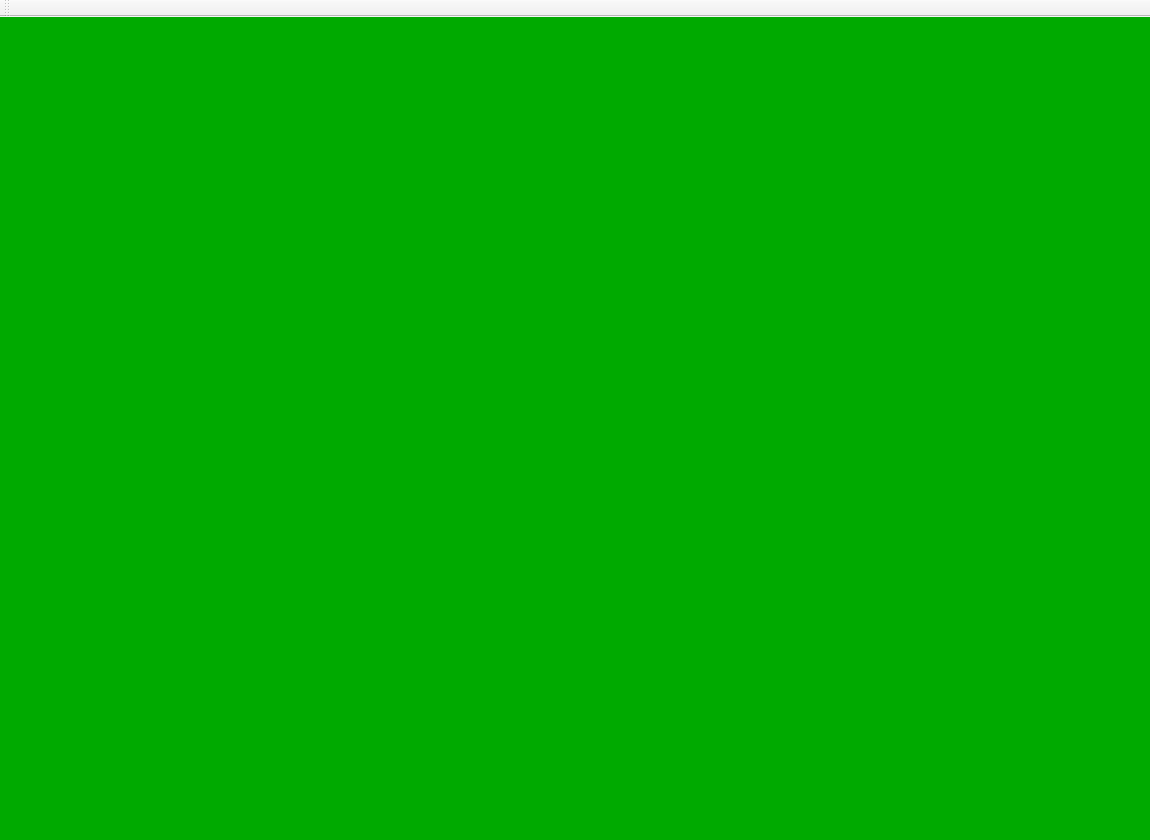
<?xml version="1.0" encoding="UTF-8"?>
<ui version="4.0">
 <class>LandlordClass</class>
 <widget class="QMainWindow" name="LandlordClass">
  <property name="enabled">
   <bool>true</bool>
  </property>
  <property name="geometry">
   <rect>
    <x>0</x>
    <y>0</y>
    <width>1150</width>
    <height>840</height>
   </rect>
  </property>
  <property name="minimumSize">
   <size>
    <width>0</width>
    <height>0</height>
   </size>
  </property>
  <property name="maximumSize">
   <size>
    <width>1150</width>
    <height>840</height>
   </size>
  </property>
  <property name="baseSize">
   <size>
    <width>1275</width>
    <height>908</height>
   </size>
  </property>
  <property name="windowTitle">
   <string>Landlord</string>
  </property>
  <property name="windowIcon">
   <iconset>
    <normaloff>:/Resources/logo.ico</normaloff>:/Resources/logo.ico</iconset>
  </property>
  <property name="styleSheet">
   <string notr="true"/>
  </property>
  <widget class="QWidget" name="centralWidget">
   <widget class="QWidget" name="player_A" native="true">
    <property name="geometry">
     <rect>
      <x>630</x>
      <y>150</y>
      <width>600</width>
      <height>160</height>
     </rect>
    </property>
   </widget>
   <widget class="QWidget" name="player_C" native="true">
    <property name="geometry">
     <rect>
      <x>300</x>
      <y>620</y>
      <width>600</width>
      <height>160</height>
     </rect>
    </property>
   </widget>
   <widget class="QLabel" name="label_A">
    <property name="geometry">
     <rect>
      <x>630</x>
      <y>130</y>
      <width>54</width>
      <height>12</height>
     </rect>
    </property>
    <property name="text">
     <string/>
    </property>
   </widget>
   <widget class="QLabel" name="label_B">
    <property name="geometry">
     <rect>
      <x>20</x>
      <y>130</y>
      <width>54</width>
      <height>12</height>
     </rect>
    </property>
    <property name="text">
     <string/>
    </property>
   </widget>
   <widget class="QLabel" name="label_C">
    <property name="enabled">
     <bool>true</bool>
    </property>
    <property name="geometry">
     <rect>
      <x>300</x>
      <y>600</y>
      <width>54</width>
      <height>12</height>
     </rect>
    </property>
    <property name="text">
     <string/>
    </property>
   </widget>
   <widget class="QWidget" name="path_A" native="true">
    <property name="geometry">
     <rect>
      <x>700</x>
      <y>310</y>
      <width>431</width>
      <height>131</height>
     </rect>
    </property>
   </widget>
   <widget class="QWidget" name="path_B" native="true">
    <property name="geometry">
     <rect>
      <x>110</x>
      <y>309</y>
      <width>431</width>
      <height>131</height>
     </rect>
    </property>
   </widget>
   <widget class="QWidget" name="path_C" native="true">
    <property name="geometry">
     <rect>
      <x>340</x>
      <y>480</y>
      <width>431</width>
      <height>121</height>
     </rect>
    </property>
   </widget>
   <widget class="QWidget" name="player_B" native="true">
    <property name="geometry">
     <rect>
      <x>20</x>
      <y>150</y>
      <width>600</width>
      <height>160</height>
     </rect>
    </property>
   </widget>
   <widget class="QWidget" name="verticalLayoutWidget">
    <property name="geometry">
     <rect>
      <x>860</x>
      <y>-2</y>
      <width>172</width>
      <height>105</height>
     </rect>
    </property>
    <layout class="QVBoxLayout" name="bidList"/>
   </widget>
   <widget class="QLabel" name="arror_C">
    <property name="geometry">
     <rect>
      <x>280</x>
      <y>520</y>
      <width>54</width>
      <height>51</height>
     </rect>
    </property>
    <property name="font">
     <font>
      <pointsize>46</pointsize>
      <weight>75</weight>
      <bold>true</bold>
     </font>
    </property>
    <property name="styleSheet">
     <string notr="true">
color: rgb(170, 0, 0);</string>
    </property>
    <property name="text">
     <string/>
    </property>
    <property name="alignment">
     <set>Qt::AlignRight|Qt::AlignTrailing|Qt::AlignVCenter</set>
    </property>
   </widget>
   <widget class="QLabel" name="arror_B">
    <property name="geometry">
     <rect>
      <x>50</x>
      <y>350</y>
      <width>54</width>
      <height>51</height>
     </rect>
    </property>
    <property name="font">
     <font>
      <pointsize>46</pointsize>
      <weight>75</weight>
      <bold>true</bold>
     </font>
    </property>
    <property name="styleSheet">
     <string notr="true">
color: rgb(170, 0, 0);</string>
    </property>
    <property name="text">
     <string/>
    </property>
    <property name="alignment">
     <set>Qt::AlignRight|Qt::AlignTrailing|Qt::AlignVCenter</set>
    </property>
   </widget>
   <widget class="QLabel" name="arror_A">
    <property name="geometry">
     <rect>
      <x>640</x>
      <y>360</y>
      <width>54</width>
      <height>51</height>
     </rect>
    </property>
    <property name="font">
     <font>
      <pointsize>46</pointsize>
      <weight>75</weight>
      <italic>false</italic>
      <bold>true</bold>
      <underline>false</underline>
      <strikeout>false</strikeout>
     </font>
    </property>
    <property name="styleSheet">
     <string notr="true">
color: rgb(170, 0, 0);</string>
    </property>
    <property name="text">
     <string/>
    </property>
    <property name="alignment">
     <set>Qt::AlignRight|Qt::AlignTrailing|Qt::AlignVCenter</set>
    </property>
   </widget>
   <widget class="QWidget" name="bidCard" native="true">
    <property name="geometry">
     <rect>
      <x>970</x>
      <y>0</y>
      <width>191</width>
      <height>134</height>
     </rect>
    </property>
   </widget>
   <widget class="QLabel" name="file_path">
    <property name="geometry">
     <rect>
      <x>9</x>
      <y>3</y>
      <width>785</width>
      <height>16</height>
     </rect>
    </property>
    <property name="text">
     <string/>
    </property>
   </widget>
   <widget class="QWidget" name="bg" native="true">
    <property name="geometry">
     <rect>
      <x>0</x>
      <y>0</y>
      <width>99999</width>
      <height>9999999</height>
     </rect>
    </property>
    <property name="styleSheet">
     <string notr="true">background-color: rgb(0, 255, 0);
background-color: rgb(0, 170, 0);</string>
    </property>
   </widget>
   <zorder>bg</zorder>
   <zorder>player_A</zorder>
   <zorder>player_C</zorder>
   <zorder>label_A</zorder>
   <zorder>label_B</zorder>
   <zorder>label_C</zorder>
   <zorder>player_B</zorder>
   <zorder>verticalLayoutWidget</zorder>
   <zorder>arror_C</zorder>
   <zorder>bidCard</zorder>
   <zorder>path_C</zorder>
   <zorder>path_A</zorder>
   <zorder>arror_A</zorder>
   <zorder>path_B</zorder>
   <zorder>arror_B</zorder>
   <zorder>file_path</zorder>
  </widget>
  <widget class="QToolBar" name="toolBar">
   <property name="windowTitle">
    <string>toolBar</string>
   </property>
   <attribute name="toolBarArea">
    <enum>TopToolBarArea</enum>
   </attribute>
   <attribute name="toolBarBreak">
    <bool>false</bool>
   </attribute>
  </widget>
 </widget>
 <layoutdefault spacing="6" margin="11"/>
 <resources>
  <include location="Landlord.qrc"/>
 </resources>
 <connections/>
</ui>
